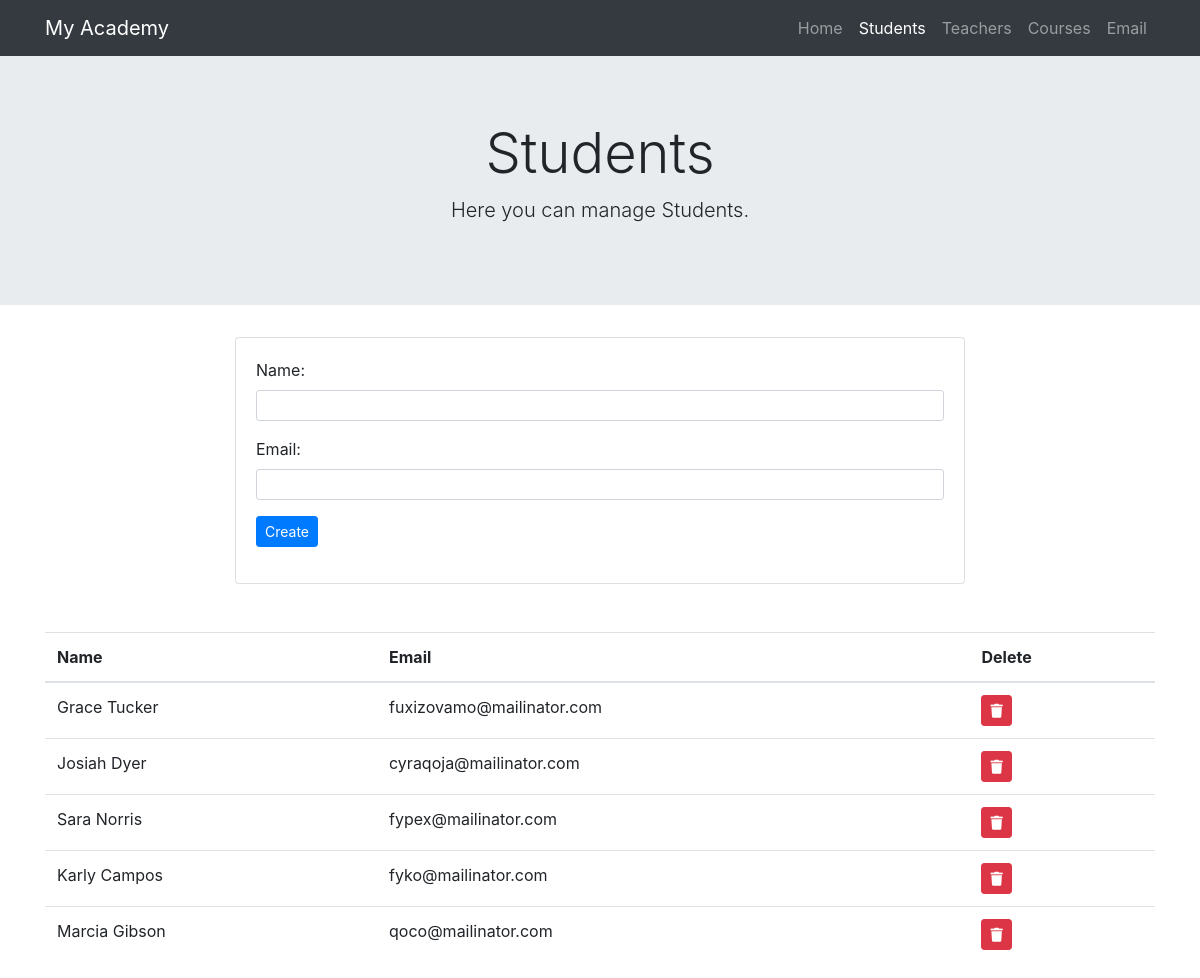
Screenshot of /php-mvc/students with the database file from the repository.
### tables this page shows
CREATE TABLE `students` (
  `id` int(11) NOT NULL,
  `name` varchar(225) NOT NULL,
  `email` varchar(225) NOT NULL
);

### controllers/StudentController.php (called while the page is built, shortened)
<?php
class StudentController
{
   public function index()
   {
      try {
         $students = App::get('db')->selectAll('students');
      } catch (PDOException $e) {
         die('Something went wrong :(');
      }
      require 'views/layout/layout.php';
   }
}

### core/Router.php (called while the page is built, shortened)
<?php
class Router
{
   public $routes = [
      'GET' => [],
      'POST' => [],
      'DELETE' => []
   ];
   public function get($uri, $controller)
   {
      $this->routes['GET'][$uri] = $controller;
   }
   public function post($uri, $controller)
   {
      $this->routes['POST'][$uri] = $controller;
   }
   public function direct($uri, $request_type)
   {
      $parserd_uri = parse_url($uri);
      $path = $parserd_uri['path'];
      $id = explode('=', $parserd_uri['query'])[1];
      if(array_key_exists($path, $this->routes[$request_type])){
         return $this->callAction($id, ...explode('@', $this->routes[$request_type][$path]));
      }
      throw new Exception("Route does not exists");
   }
   protected function callAction($id, $controller, $action)
   {
      return (new $controller)->$action();
   }
}

### index.php (called while the page is built, shortened)
<?php
require Router::load('routes.php')->direct(Request::uri(), Request::method());

### core/App.php (called while the page is built, shortened)
<?php
class App
{
   public static $dependencies = [];
   public static function set($key, $value)
   {
      static::$dependencies[$key] = $value;
   }
   public static function get($key)
   {
      return static::$dependencies[$key];
   }
}

### core/database/QueryBuilder.php (called while the page is built, shortened)
<?php
class QueryBuilder
{
   public $pdo;
   public function __construct(PDO $pdo) {
      $this->pdo = $pdo;
   }
   public function selectAll($table)
   {
      $statement = $this->pdo->prepare("SELECT * FROM ${table} ORDER BY id DESC");
      $statement->execute();
      return $statement->fetchAll(PDO::FETCH_CLASS);
   }
}

### views/student.view.php (the view, shortened to what this page needs)
<div class="jumbotron jumbotron-fluid">
  <div class="container">
    <h1 class="display-4 text-center">Students</h1>
    <p class="lead text-center">Here you can manage Students.</p>
  </div>
</div>
<div class="container">
  <div class="row mb-5">
    <div class="col col-lg-8 offset-lg-2">
      <div class="card">
        <div class="card-body">
          <form action="/php-mvc/students" method="POST">
            <div class="form-group">
              <label for="name">Name:</label>
              <input type="text" name="name" id="name" class="form-control form-control-sm" required>
            </div>
            <div class="form-group">
              <label for="email">Email:</label>
              <input type="email" name="email" id="email" class="form-control form-control-sm" required>
            </div>
            <div class="form-group">
              <input type="submit" class="btn btn-sm btn-primary" value="Create">
            </div>
          </form>
        </div>
      </div>
    </div>
  </div>
   <div class="table-responsive">
     <table class="table">
      <thead>
          <tr>
              <th>Name</th>
              <th>Email</th>
              <th>Delete</th>
          </tr>
        </thead>
        <tbody>
          <?php foreach ($students as $key => $student) { ?>
            <tr>
              <td><?= $student->name ?></td>
              <td><?= $student->email ?></td>
              <td>
                <form action="/php-mvc/students?id=<?= $student->id ?>" method="POST">
                  <button type="submit" class="btn btn-sm btn-danger">
                    <i class="fas fa-trash text-white"></i>
                  </button>
                </form>
              </td>
            </tr>
          <?php } ?>
        </tbody>
      </table>
   </div>
</div>

### views/layout/layout.php (shortened to what this page needs)
<!DOCTYPE html>
<html lang="en">
<head>
   <link rel="stylesheet" href="https://maxcdn.bootstrapcdn.com/bootstrap/4.5.2/css/bootstrap.min.css">
   <link rel="stylesheet" href="https://pro.fontawesome.com/releases/v5.10.0/css/all.css"/>
</head>
<body>
   <nav class="navbar navbar-expand-lg navbar-dark bg-dark">
   <div class="container">
      <a class="navbar-brand" href="/php-mvc">My Academy</a>
      <div class="collapse navbar-collapse" id="navbarScroll">
         <ul class="navbar-nav ml-auto my-2 my-lg-0 navbar-nav-scroll" style="max-height: 100px;">
            <li class="nav-item">
               <a class="nav-link" href="/php-mvc/">Home</span></a>
            </li>
            <li class="nav-item">
               <a class="nav-link" href="/php-mvc/students">Students</a>
            </li>
            <li class="nav-item">
               <a class="nav-link" href="/php-mvc/teachers">Teachers</a>
            </li>
            <li class="nav-item">
               <a class="nav-link" href="/php-mvc/courses">Courses</a>
            </li>
            <li class="nav-item">
               <a class="nav-link" href="/php-mvc/email">Email</a>
            </li>
         </ul>
      </div>
   </div>
   </nav>
   <?php require($view); ?>
</body>
</html>

### rows the page displays
students: name "Grace Tucker", email "fuxizovamo@mailinator.com"
students: name "Josiah Dyer", email "cyraqoja@mailinator.com"
students: name "Sara Norris", email "fypex@mailinator.com"
students: name "Karly Campos", email "fyko@mailinator.com"
students: name "Marcia Gibson", email "qoco@mailinator.com"
